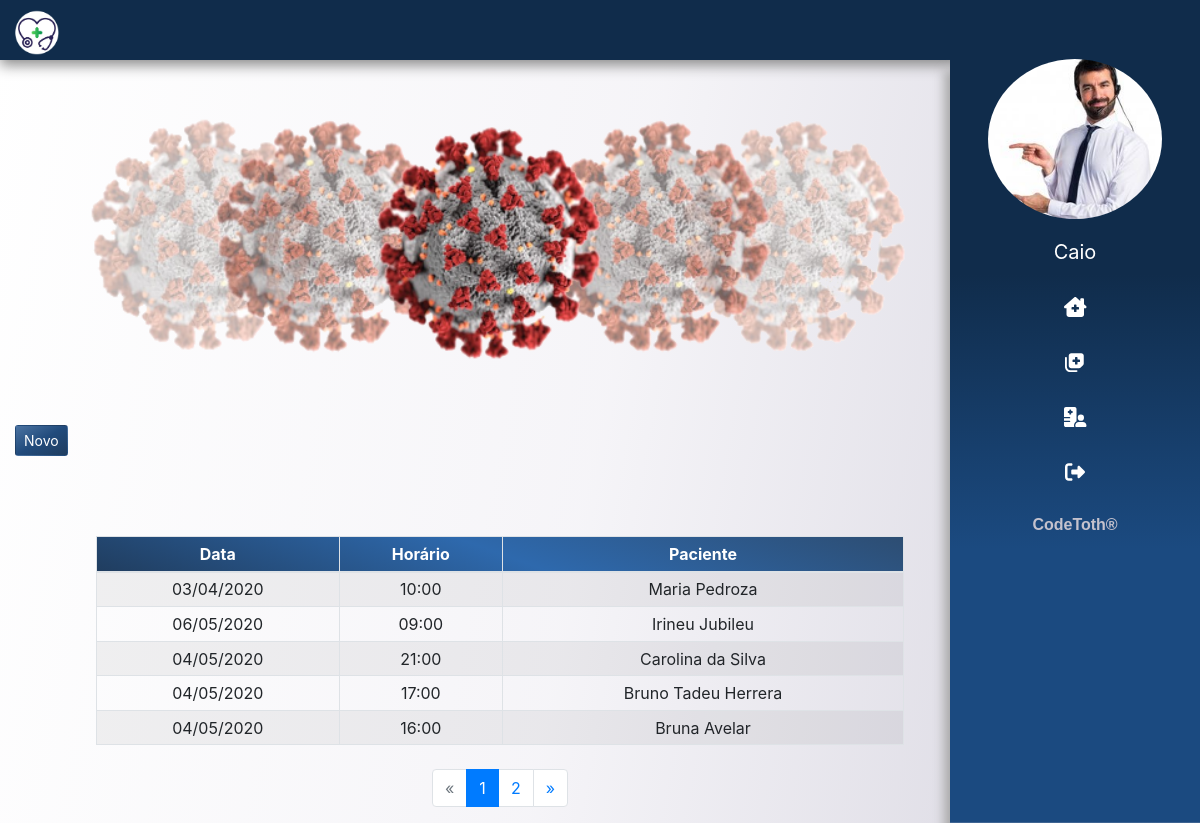
The app's page /consulta/ (signed in), older data.
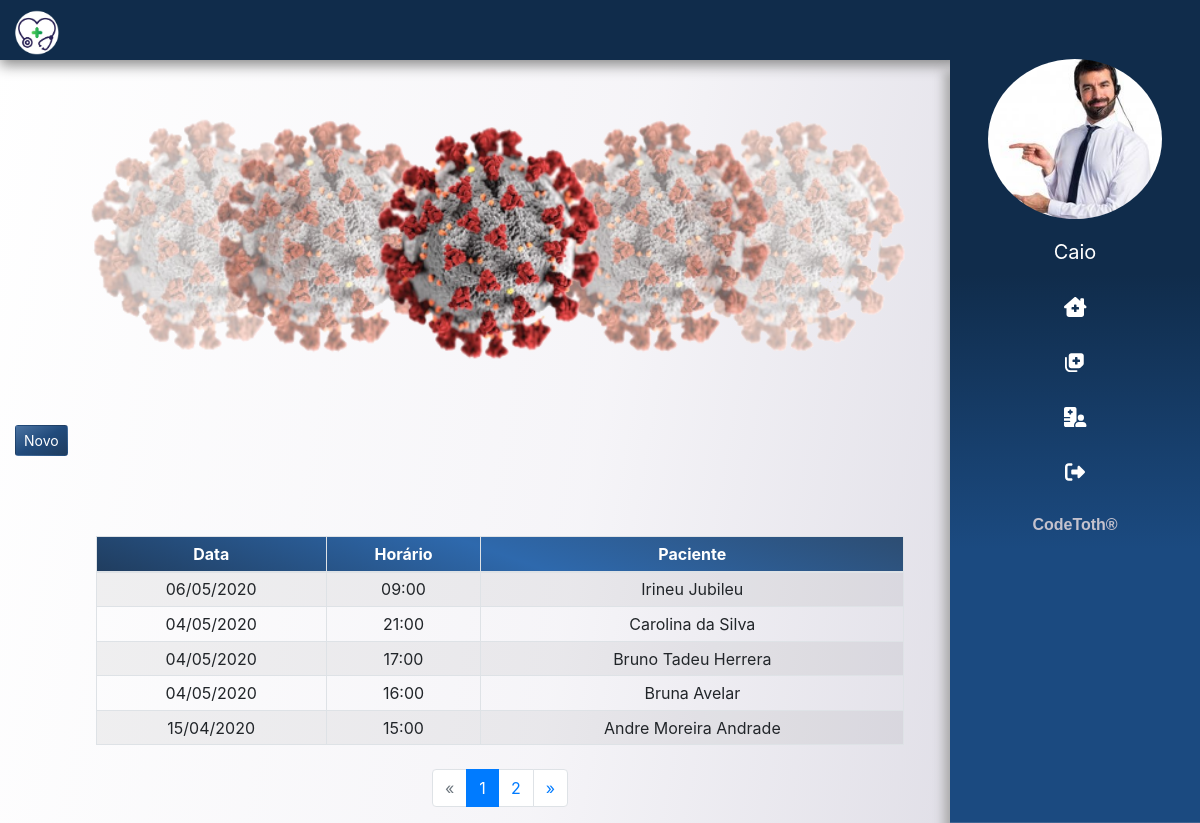
The same page, newer data.
### app/consulta/models.py (models this page shows)
class Consulta(models.Model):
    data = models.DateTimeField()
    medico = models.ForeignKey(Medico, on_delete=models.CASCADE)
    atendente = models.ForeignKey(Atendente, on_delete=models.CASCADE)
    paciente = models.ForeignKey(Paciente, on_delete=models.CASCADE)

### app/paciente/models.py (models this page shows)
class Paciente(models.Model):
    nome = models.CharField(max_length=200)
    sexo = models.CharField(max_length=1)
    data_nascimento = models.DateField()
    cpf = models.CharField(max_length=20, unique=True)
    rg = models.CharField(max_length=20, unique=True)
    carteira_convenio = models.CharField(max_length=30, unique=True)
    peso = models.FloatField()
    altura = models.FloatField()
    endereco = models.CharField(max_length=250)
    end_num = models.IntegerField()
    complemento = models.CharField(max_length=50, blank=True)
    email = models.CharField(max_length=50)
    telefone = models.CharField(max_length=14)
    celular = models.CharField(max_length=15)

### app/consulta/views.py (the view)
# urls.py: path('', listar, name='conusultas')
def listar(request):
    dados = get_dados(request)
    if dados['tipo'] == 1:
        lst_consultas = Consulta.objects.filter(medico=dados['usuario']).reverse()
        lst_consultas = separa_data_hr(lst_consultas)
    else:
        lst_consultas = Consulta.objects.order_by('medico').reverse()
        lst_consultas = separa_data_hr(lst_consultas)
    paginator = Paginator(lst_consultas, 5)
    page = request.GET.get('page')
    consulta_por_pagina = paginator.get_page(page)
    dados['consultas'] = consulta_por_pagina
    return render(request, 'consulta/consultas.html', dados)

### templates/consulta/consultas.html (shortened to what this page needs)
{% extends 'base.html' %}
{% load static %}
{% block content %}
<section class="mx-auto">
  <div class="col-10">
    {% include 'partials/_campanha.html' %}
    <a href="#" class="btn btnCustom btn-sm"> Novo </i> </a>
    <table class="col-10 table table-sm table-bordered table-striped mx-auto text-center agenda" id="consultas">
      <thead class="colorCustom">
        <tr>
          <th scope="col">Data</th>
          <th scope="col">Horário</th>
          <th scope="col">Paciente</th>
        </tr>
      </thead>
      <tbody>
        {% for consulta in consultas %}
        <tr>
          <th scope="row">{{ consulta.data }}</th>
          <th scope="row">{{ consulta.hora }}</th>
          <td>{{ consulta.paciente.nome }}</td>
        </tr>
        {% endfor %}
      </tbody>
    </table>
  </div>
  <div class="col-10">
    <nav aria-label="Page navigation example">
      {% if consultas.has_other_pages %}
      <ul class="pagination justify-content-center">
        {% if consultas.has_previous %}
        <li class="page-item">
          <a class="page-link" href="?page={{ consultas.previous_page_number }}#consultas">&laquo;</a>
        </li>
        {% else %}
        <li class="page-item disabled">
          <a class="page-link">&laquo;</a>
        </li>
        {% endif %}
        {% for pagina in consultas.paginator.page_range %}
        {% if consultas.number == pagina %}
        <li class="page-item active"> <a class="page-link">{{ pagina }}</a></li>
        {% else %}
        <li class="page-item">
          <a href="?page={{ pagina }}#consultas" class="page-link">{{ pagina }}</a>
        </li>
        {% endif %}
        {% endfor %}
        {% if consultas.has_next %}
        <li class="page-item">
          <a href="?page={{ consultas.next_page_number }}#consultas" class="page-link">&raquo;</a>
        </li>
        {% else %}
        <li class="page-item disabled">
          <a class="page-link">&raquo;</a>
        </li>
        {% endif %}
      </ul>
      {% endif %}
    </nav>
  </div>
</section>
{% endblock %}

Row changes from the older to the newer data that the page shows:
no longer on this page (row edited): Consulta: data "03/04/2020", hora "10:00", paciente.nome "Maria Pedroza"
now on this page (row unchanged): Consulta: data "15/04/2020", hora "15:00", paciente.nome "Andre Moreira Andrade"
